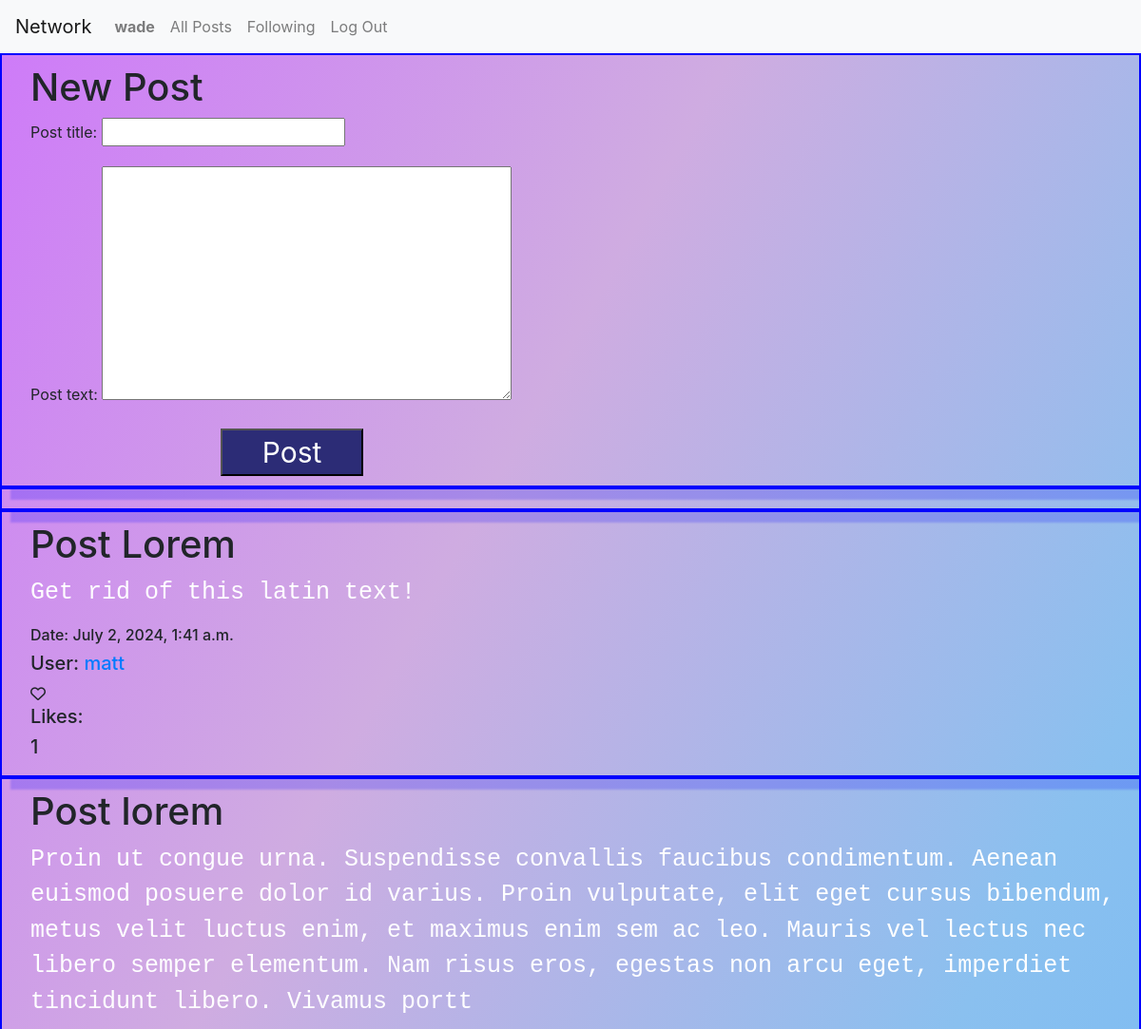
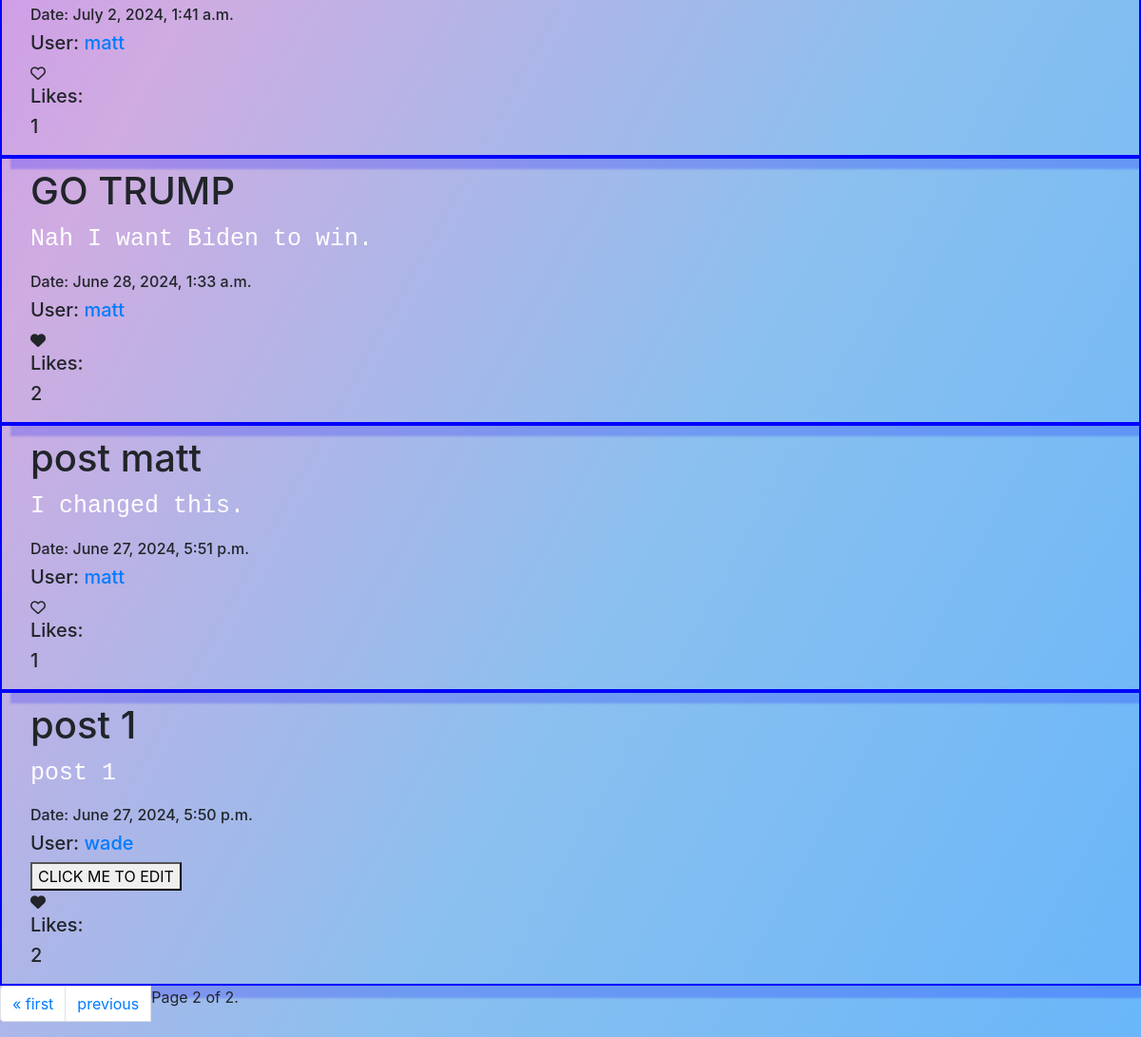
/?page=2 (signed in), run on the app's committed database (2 pictures, top to bottom).
### network/models.py (models this page shows)
class User(AbstractUser):
    pass

class Posts(models.Model):
    post_title=models.CharField(max_length=20) #title
    post_text=models.TextField(max_length=330) #text
    likes=models.ManyToManyField(User,related_name="post_likes", blank=True) #likes, will be many users
    post_date=models.DateTimeField(auto_now_add=True) #date/time
    user=models.ForeignKey(User, related_name="post_author", on_delete=models.CASCADE) #user id foreign key

### network/views.py (the view, shortened to what this page needs)
# urls.py: path("", views.index, name="index"),
@login_required(login_url='login')  #requires user to be logged in to post and view forum
def index(request):
    form1=PostForm()                  #request post form
    posts=Posts.objects.all()        # gets all posts and paginates them when returning a render of the index view
    posts=posts.order_by("-post_date") # order posts by date
    for post in posts:                     # loop through all ordered posts and add a temporary attribute of the number of likes per post
        post.likes_counts=post.likes.count()
        post.likers=[user.id for user in post.likes.all()]
    p=Paginator(posts,10)            # paginating
    page_number=request.GET.get('page')
    page_obj=p.get_page(page_number)
    return render(request, "network/index.html", {'form1':form1, 'page_obj':page_obj})

### network/forms.py
class PostForm(forms.ModelForm):
    class Meta:
        model = Posts
        fields = ['post_title', 'post_text']

### network/templates/network/index.html (shortened to what this page needs)
{% extends "network/layout.html" %}
{% block body %}
<form method="POST" class="wade_form">
    <h1> New Post </h1>
    {{ form1.as_p }}
    <button id="button" type="submit">Post</button>
</form>
<div class="text-area"></div>
{% for page in page_obj %}
<div class="post" data-post-id="{{page.id}}"><h1>{{page.post_title}}</h1>
    <p>{{page.post_text}}</p>
    <h6>Date: {{page.post_date}}</h6>
    <h5>User: <a href="{% url 'profile' page.user.id %}">{{ page.user.username }}</a></h5>
    {% if page.user.id == request.user.id %}
<button  class="edit" data-post_id="{{page.id}}">CLICK ME TO EDIT</button>
{% endif %}
<div class="heartcontainer" data-user="{{request.user.id}}" data-post="{{page.id}}">
    {% if request.user.id in page.likers %}
    <i class="fa-solid fa-heart"></i>
{% else %}
    <i class="fa-regular fa-heart"></i>
{% endif %}
</div>
<h5>Likes:</h5>
<h5 id="likes-count-{{page.id}}">{{page.likes.count}}</h5>
</div class="endLine">
{% endfor %}
<nav aria-label="Page navigation">
    <ul class="pagination">
        {% if page_obj.paginator.num_pages > 0 %}
        {% if page_obj.has_previous %}
            <li class="page-item"><a href="?page=1" class="page-link">&laquo; first</a></li>
            <li class="page-item"><a href="?page={{ page_obj.previous_page_number }}" class="page-link">previous</a></li>
        {% endif %}
        <li>
        <span class="pagination">
            Page {{ page_obj.number }} of {{ page_obj.paginator.num_pages }}.
        </span>
        </li>
        {% else %}
        <H1> No pages to display</H1>
        {% endif %}
    </ul>
    </nav>
{% endblock %}

### network/templates/network/layout.html (shortened to what this page needs)
{% load static %}
<!DOCTYPE html>
<html lang="en">
    <head>
        <link rel="stylesheet" href="https://stackpath.bootstrapcdn.com/bootstrap/4.4.1/css/bootstrap.min.css">
        <link href="{% static 'network/styles.css' %}" rel="stylesheet">
    </head>
    <body>
        <nav class="navbar navbar-expand-lg navbar-light bg-light">
            <a class="navbar-brand" href="#">Network</a>
            <div>
              <ul class="navbar-nav mr-auto">
                {% if user.is_authenticated %}
                    <li class="nav-item">
                        <a class="nav-link" href="#"><strong>{{ user.username }}</strong></a>
                    </li>
                {% endif %}
                <li class="nav-item">
                  <a class="nav-link" href="{% url 'index' %}">All Posts</a>
                </li>
                {% if user.is_authenticated %}
                    <li class="nav-item">
                        <a class="nav-link" href="{% url 'following' user.id %}">Following</a>
                    </li>
                    <li class="nav-item">
                        <a class="nav-link" href="{% url 'logout' %}">Log Out</a>
                    </li>
                {% endif %}
              </ul>
            </div>
          </nav>
        <div class="body">
            {% block body %}
            {% endblock %}
        </div>
    </body>
</html>

### network/static/network/styles.css (style rules this page uses)
.post { align-content: center; align-self: flex-end; box-shadow: 12px 12px 2px 1px rgba(0, 0, 255, .2); border: 2px solid blue; padding-left: 30px; padding-bottom: 10px; padding-top: 10px; }
.post p { font-size: 25px; font-family: 'Courier New', Courier, monospace; color:rgb(255, 255, 255); }
.wade_form { align-content: center; align-self: flex-end; box-shadow: 12px 12px 2px 1px rgba(0, 0, 255, .2); border: 2px solid blue; padding-left: 30px; padding-bottom: 10px; padding-top: 10px; }
#button { float: left; margin-left: 200px; width: 150px; height: 50px; font-size: 30px; background-color: rgb(44, 44, 118); color: white; }
.text-area { align-content: center; align-self: flex-end; box-shadow: 12px 12px 2px 1px rgba(0, 0, 255, .2); border: 2px solid blue; padding-left: 30px; padding-bottom: 10px; padding-top: 10px; }
body { background: linear-gradient(to bottom right, rgb(206, 121, 249), rgb(207, 172, 225), rgb(138, 192, 239), rgb(105, 182, 249)) }

### data on the page
User: username "wade"
Posts: post_title "Post Lorem", post_text "Get rid of this latin text!", post_date "July 2, 2024, 1:41 a.m.", user.username "matt", likes.count "1"
Posts: post_title "Post lorem", post_text "Proin ut congue urna. Suspendisse convallis faucibus condimentum. Aenean euismod posuere dolor id varius. Proin vulputate, elit eget cursus bibendum, metus velit luctus enim, et maximus enim sem ac leo. Mauris vel lectus nec libero semper elementum. Nam risus eros, egestas non arcu eget, imperdiet tincidunt libero. Vivamus portt", post_date "July 2, 2024, 1:41 a.m.", user.username "matt", likes.count "1"
Posts: post_title "GO TRUMP", post_text "Nah I want Biden to win.", post_date "June 28, 2024, 1:33 a.m.", user.username "matt", likes.count "2"
Posts: post_title "post matt", post_text "I changed this.", post_date "June 27, 2024, 5:51 p.m.", user.username "matt", likes.count "1"
Posts: post_title "post 1", post_text "post 1", post_date "June 27, 2024, 5:50 p.m.", user.username "wade", likes.count "2"

### other printed values
{{ page_obj.number }} "2"
{{ page_obj.paginator.num_pages }} "2"
